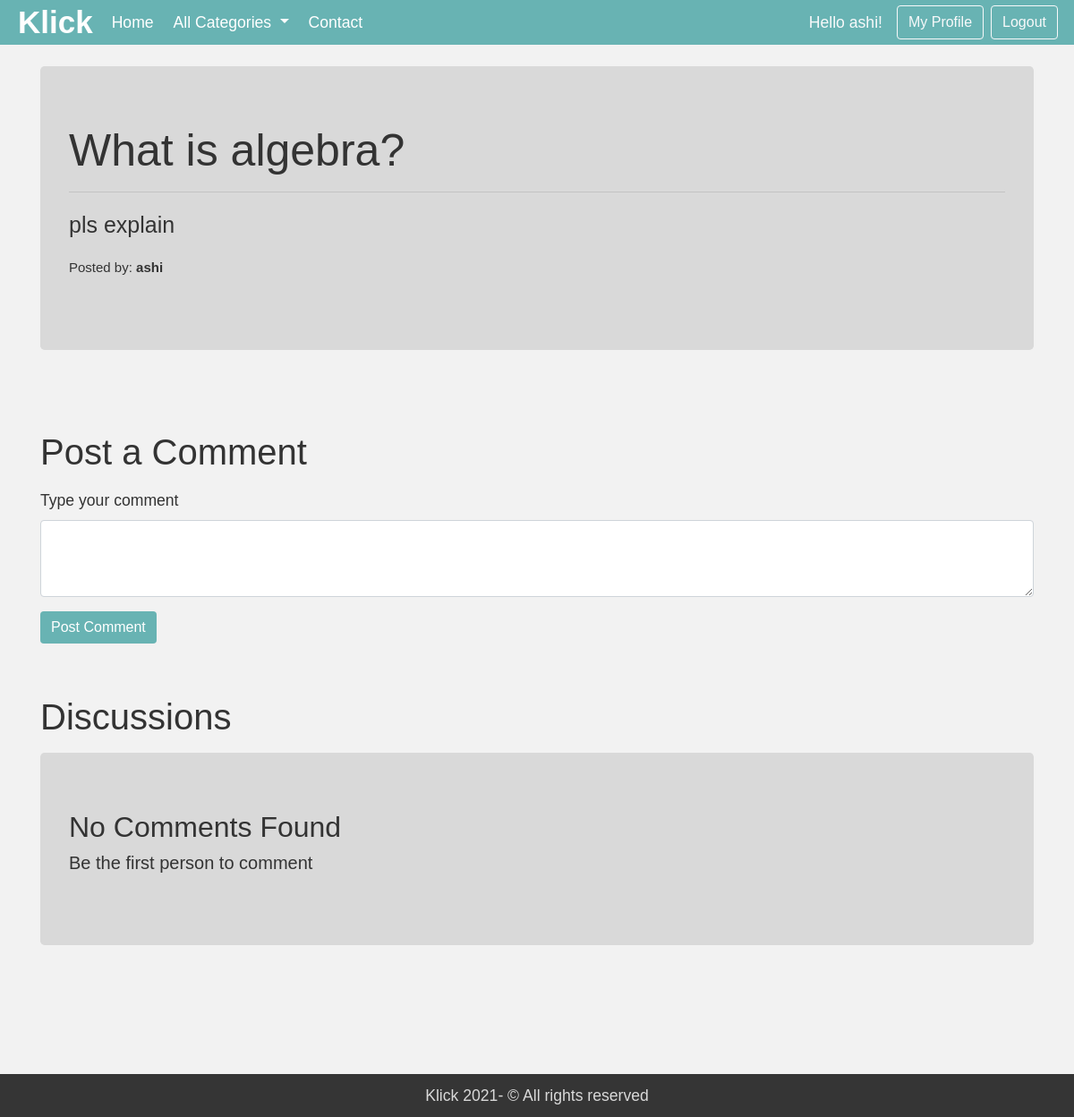
/thread.php?threadid=3 (signed in), run on the app's committed database.
### tables this page shows
CREATE TABLE `threads` (
  `thread_id` int(11) NOT NULL,
  `thread_title` varchar(255) NOT NULL,
  `thread_desc` text DEFAULT NULL,
  `thread_cat_id` int(11) DEFAULT NULL,
  `thread_user_id` int(11) DEFAULT NULL,
  `timestamp` datetime DEFAULT current_timestamp()
);

CREATE TABLE `users` (
  `sno` int(11) NOT NULL,
  `user_email` varchar(30) DEFAULT NULL,
  `user_pass` varchar(255) DEFAULT NULL,
  `timestamp` datetime DEFAULT current_timestamp()
);

### thread.php (the view, shortened to what this page needs)
<!doctype html>
<html lang="en">
<head>
    <link rel="stylesheet" href="https://stackpath.bootstrapcdn.com/bootstrap/4.5.0/css/bootstrap.min.css"
>
    <link rel="stylesheet" href="style.css">
</head>
<body>
    <?php include 'header.php';?>
    <?php
    $id = $_GET['threadid'];
    $sql = "SELECT * FROM `threads` WHERE thread_id=$id";
    $result = mysqli_query($conn, $sql);
    while($row = mysqli_fetch_assoc($result)){
        $title = $row['thread_title'];
        $desc = $row['thread_desc'];
        $thread_user_id = $row['thread_user_id'];
        $sql2 = "SELECT user_email FROM `users` WHERE sno='$thread_user_id'";
        $result2 = mysqli_query($conn, $sql2);
        $row2 = mysqli_fetch_assoc($result2);
        $posted_by = $row2['user_email'];
    }
    ?>
    <div class="container my-4">
        <div class="jumbotron">
            <h1 style="font-size:50px"><?php echo $title;?></h1>
            <hr class="my-6">
            <p style="font-size:25px">  <?php echo $desc;?></p>
            <p style="font-size:15px">Posted by: <b><?php echo $posted_by; ?></b></p>
        </div>
    </div>
     <?php
    if(isset($_SESSION['loggedin']) && $_SESSION['loggedin']==true){
    echo '<div class="container">
        <h1 class="py-2">Post a Comment</h1>
        <form action= "'. $_SERVER['REQUEST_URI'] . '" method="post">
            <div class="form-group">
                <label for="exampleFormControlTextarea1">Type your comment</label>
                <textarea class="form-control" id="comment" name="comment" rows="3"></textarea>
                <input type="hidden" name="sno" value="'. $_SESSION["sno"]. '">
            </div>
            <button type="submit" class="btn btn-info">Post Comment</button>
        </form>
    </div>';
    }
    ?>
<div class="container mb-5" id="ques">
        <h1 class="py-2">Discussions</h1>
       <?php
    $noResult = true;
        if($noResult){
            echo '<div class="jumbotron">
                        <h2>No Comments Found<h2>
                        <p class="lead"> Be the first person to comment</p>
                 </div> ';
        }
    ?>
    </div>
    <footer class="footer" style="background:#353535;	color:#d9d9d9;	text-align:center;"><p style="margin:0;	padding:10px"><a target="blank" href="#" style="color:#d9d9d9; ">Klick 2021<a>- © All rights reserved </p></footer>
</body>
</html>

### style.css (style rules this page uses)
* { box-sizing: border-box; margin: 0; padding: 0; }
body { font-family: 'Catamaran', sans-serif; line-height: 1.6; color: #333; background-color:#f2f2f2; font-size: 1.1rem; }
.container { padding-top:50px; }
.btn-info { background: #68b3b3; color: #ffffff; border: none; }
.jumbotron { background-color: #d9d9d9; }

### thread.php (style rules this page uses)
#ques { min-height: 433px; }

### data on the page
threads: thread_title "What is algebra?", thread_desc "pls explain"
users: user_email "ashi"

### other printed values
$_SESSION['useremail'] "ashi"
